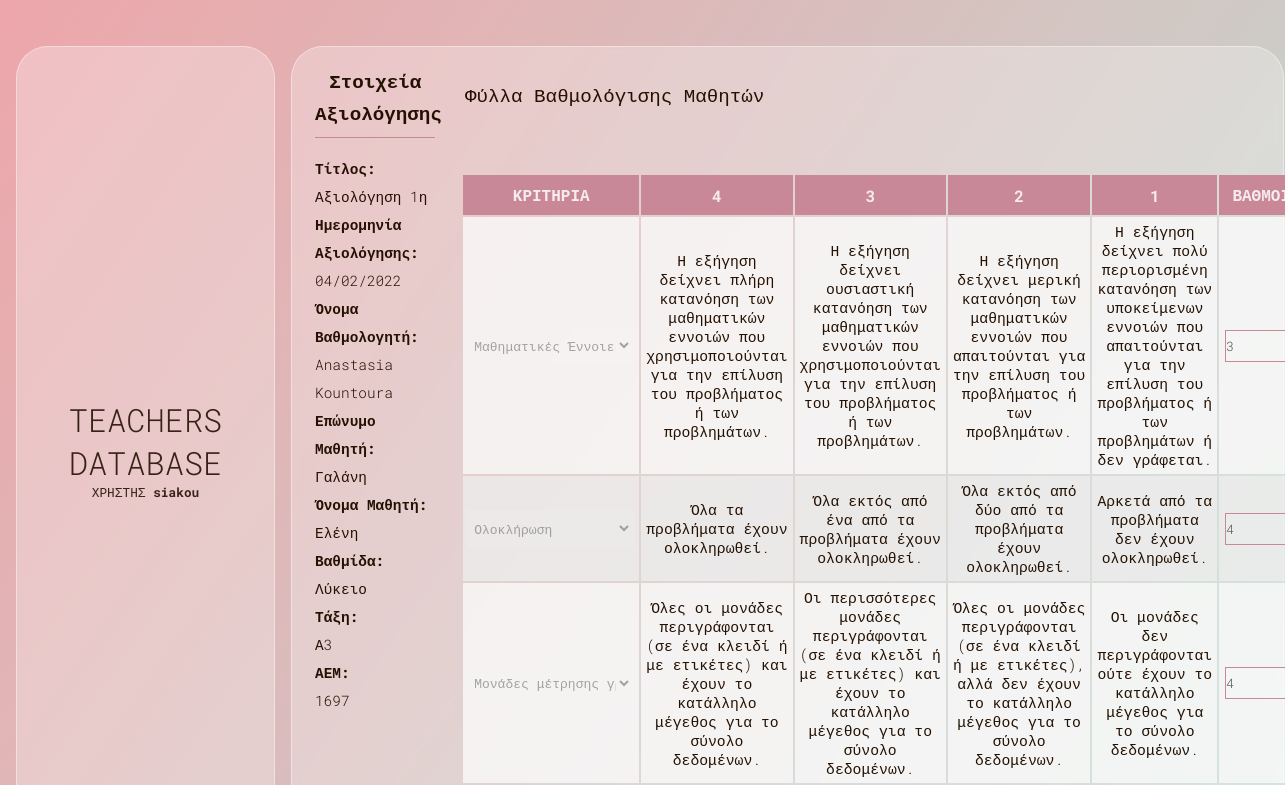
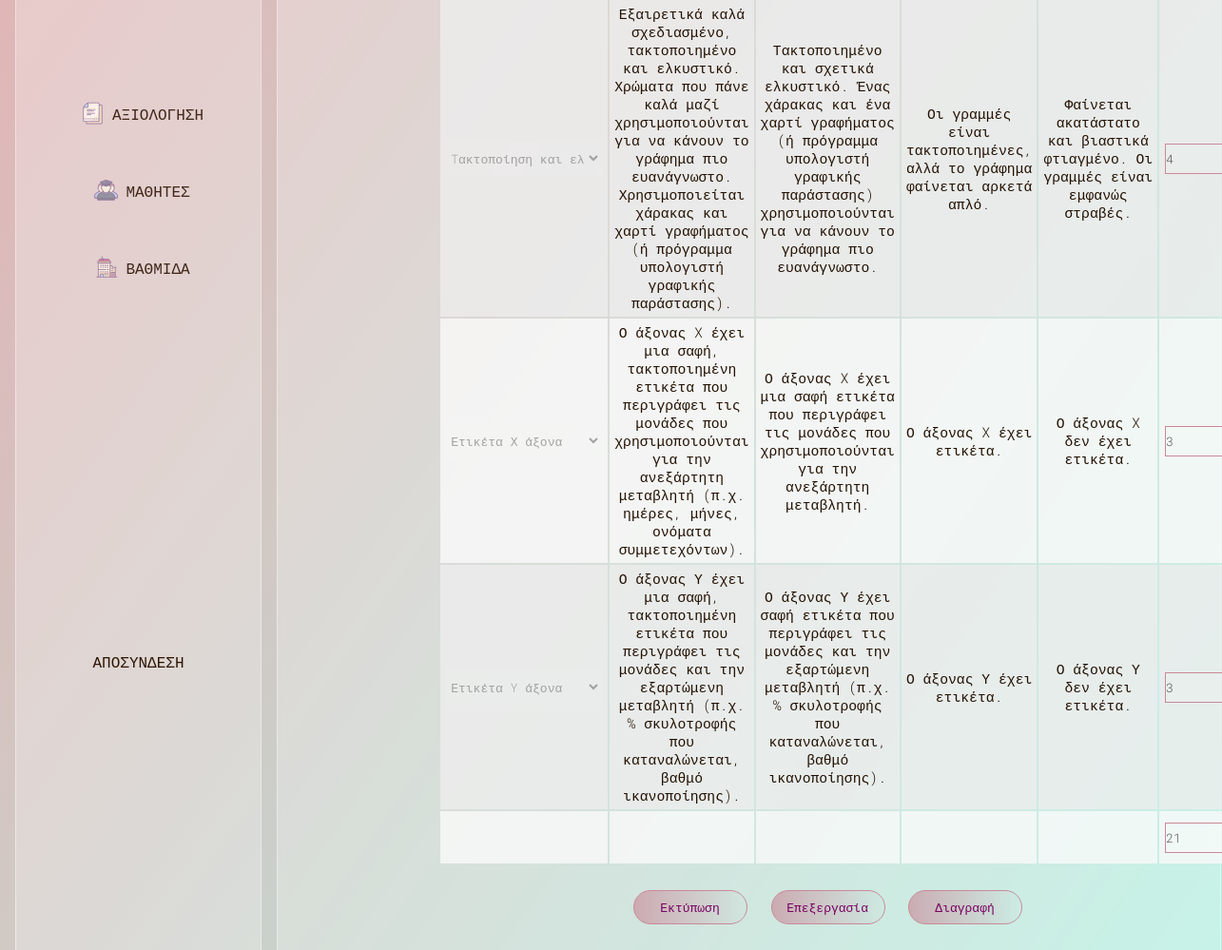
The page /gradedpaper.php?gradingId=32 (signed in) on the database its author committed (2 pictures, top to bottom).
### tables this page shows
CREATE TABLE `grading` (
  `id` int(11) NOT NULL,
  `titlos` varchar(255) NOT NULL,
  `student_id` int(11) NOT NULL,
  `teacher_id` int(11) NOT NULL,
  `teliki_vathmologia` int(11) NOT NULL,
  `creation_date` date NOT NULL,
  `modification_date` date NOT NULL
);

CREATE TABLE `users` (
  `usersId` int(11) NOT NULL,
  `usersName` varchar(128) NOT NULL,
  `usersEmail` varchar(128) NOT NULL,
  `usersUid` varchar(128) NOT NULL,
  `usersPwd` varchar(128) NOT NULL
);

CREATE TABLE `students` (
  `id` int(11) NOT NULL,
  `name` varchar(250) NOT NULL,
  `last_name` varchar(250) NOT NULL,
  `am` varchar(45) NOT NULL,
  `vathmida` varchar(45) NOT NULL,
  `taksi` varchar(45) NOT NULL
);

CREATE TABLE `criteria` (
  `id` int(11) NOT NULL,
  `grading_id` int(11) NOT NULL,
  `criteria_title` varchar(250) NOT NULL,
  `criteria1` varchar(250) NOT NULL,
  `criteria2` varchar(250) NOT NULL,
  `criteria3` varchar(250) NOT NULL,
  `criteria4` varchar(250) NOT NULL,
  `vathmos` varchar(250) NOT NULL
);

### gradedpaper.php (the view, shortened to what this page needs)
<?php
include_once 'includes/dbh.inc.php';
?>
<!DOCTYPE html>
<html lang="en">
<head>
    <link rel="stylesheet" href="css/landingpage.css" />
    <link rel="stylesheet" href="css/grading.css" />
    <link rel="stylesheet" href="css/studentinfo.css" />
    <link href="https://cdnjs.cloudflare.com/ajax/libs/select2/4.0.3/css/select2.min.css" rel="stylesheet" />
</head>
<body>
    <main>
        <div class="dashboard">
            <div class="header">
                <h4>TEACHERS DATABASE</h4>
                <p>ΧΡΗΣΤΗΣ <strong>
                        <?php
            if (isset($_SESSION["useruid"])) {
                echo $_SESSION['useruid'];
            }
            ?>
                    </strong></p>
            </div>
            <div class="nav">
                <div class="links">
                    <img src="icons/icons8-documents-25.png" />
                    <a href="grading.php">ΑΞΙΟΛΟΓΗΣΗ</a>
                </div>
                <div class="links">
                    <img src="icons/icons8-students-25.png" />
                    <a href="studentinfo.php">ΜΑΘΗΤΕΣ</a>
                </div>
                <div class="links">
                    <img src="icons/icons8-building-25 (1).png" />
                    <a href="vathmides.php">ΒΑΘΜΙΔΑ</a>
                </div>
            </div>
            <div class="footer">
                <?php
                    if (isset($_SESSION["useruid"])) {
                        echo "<a href='includes/logout.inc.php'>ΑΠΟΣΥΝΔΕΣΗ</a>";
                }
                ?>
            </div>
        </div>
        <section class="glass">
            <div class="content" id="content">
                <div class="col1">
                    <div class="headercol1">
                        <h3> Στοιχεία Αξιολόγησης </h3>
                    </div>
                    <div class="contentcol2">
                        <p>
                        <ul class="paper-info">
                            <?php
                                    $id = isset($_GET['gradingId']) ? (int) $_GET['gradingId'] : null;
                                    $sql ="select u.usersName, g.titlos, g.creation_date, s.name, s.last_name, s.vathmida, s.taksi, s.am from grading g join students s on g.student_id = s.id join users u on u.usersId = g.teacher_id where g.id=?";
                                    if($stmt=$conn->prepare($sql)){
                                        $stmt->bind_param("i" , $id);
                                        $stmt->execute();
                                        $result = $stmt->get_result();
                                        while($gradingDetails = mysqli_fetch_assoc($result)){
                                            $creationDate=date_create($gradingDetails['creation_date']);
                                            echo "<li><b>Τίτλος: </b><br>".$gradingDetails['titlos']."</li>";
                                            echo "<li><b>Ημερομηνία Αξιολόγησης: </b><br>".date_format($creationDate,"d/m/Y")."</li>";
                                            echo "<li><b>Όνομα Βαθμολογητή: </b><br>".$gradingDetails['usersName']."</li>";
                                            echo "<li><b>Επώνυμο Μαθητή: </b><br>".$gradingDetails['last_name']."</li>";
                                            echo "<li><b>Όνομα Μαθητή: </b><br>".$gradingDetails['name']."</li>";
                                            echo "<li><b>Βαθμίδα: </b><br>".$gradingDetails['vathmida']."</li>";
                                            echo "<li><b>Τάξη: </b><br>".$gradingDetails['taksi']."</li>";
                                            echo "<li><b>ΑΕΜ: </b><br>".$gradingDetails['am']."</li>";
                                        }
                                    }
                                 ?>
                        </ul>
                        </p>
                    </div>
                </div>
                <span class="col2">
                    <div class="table-info2">
                        <div class="tableinfoheader">
                            <h3>Φύλλα Βαθμολόγισης Μαθητών</h3>
                        </div>
                    </div>
                    <div class="table" id="table">
                        <?php
                            $id = isset($_GET['gradingId']) ? (int) $_GET['gradingId'] : null;
                            $sql ="select * from criteria cr join grading gr on cr.grading_id = gr.id where gr.id =?";
                            if($stmt=$conn->prepare($sql)){
                                $stmt->bind_param("i" , $id);
                                $stmt->execute();
                                $result = $stmt->get_result();
                            }
                            ?>
                        <table class="gradeinfotable">
                            <thead>
                                <tr class="theader">
                                    <th>ΚΡΙΤΗΡΙΑ</th>
                                    <th>4</th>
                                    <th>3</th>
                                    <th>2</th>
                                    <th>1</th>
                                    <th>ΒΑΘΜΟΙ</th>
                                </tr>
                            </thead>
                            <tbody id="ans" class="tbody">
                                <?php
                                    $category = "SELECT id,category FROM selections;";
                                $telikosVathmos = 0;
                                while($criteriaRows = mysqli_fetch_assoc($result)){
                                    $telikosVathmos+=(int)$criteriaRows['vathmos'];
                                    $res1 = mysqli_query($conn, $category);
                                    echo "<tr>";
                                    echo "<td>";
                                    echo "<select name='select_catg' id='select_catg' class='select_catg' disabled>";
                                    while ($rows = mysqli_fetch_array($res1)) {
                                        if($criteriaRows['criteria_title'] == $rows['category']){
                                            echo "<option selected value=\"".$rows['id']."\">";
                                            echo $rows['category']."</option>";
                                            }
                                            else{
                                             echo "<option value=\"".$rows['id']."\">";
                                             echo $rows['category']."</option>";
                                        }
                                    }
                                    echo "</select>";
                                    echo "</td>";
                                    echo "<td  class='grade-4'>";
                                    echo $criteriaRows['criteria4'];
                                    echo "</td>";
                                    echo "<td  class='grade-3'>";
                                    echo $criteriaRows['criteria3'];
                                    echo "</td>";
                                    echo "<td  class='grade-2'>";
                                    echo $criteriaRows['criteria2'];
                                    echo "</td>";
                                    echo "<td  class='grade-1'>";
                                    echo $criteriaRows['criteria1'];
                                    echo "</td>";
                                    echo "<td>";
                                    echo "<input type='number' value='".$criteriaRows['vathmos']."' min='1' max='4' class='gradeinp1' disabled>";
                                    echo "</td>";
                                    echo "</tr>";
                                }
                                    echo "<tr>";
                                    echo "<td class='hide'>";
                                    echo "</td>";
                                    echo "<td class='hide'>";
                                    echo "</td>";
                                    echo "<td class='hide'>";
                                    echo "</td>";
                                    echo "<td class='hide'>";
                                    echo "</td>";
                                    echo "<td class='finalgrade'>";
                                    echo "</td>";
                                    echo "<td>";
                                    echo "<input id='telikiVathmologia' type='number' value='".$telikosVathmos."' min='1' max='4' class='gradeinp11' disabled>";
                                    echo "</td>";
                                    echo "</tr>";
                                ?>
                            </tbody>
                        </table>
                        <div class="buttons">
                            <br /><br />
                            <br /><br />
                            <ul class="btn-list">
                                <li>
                                    <button class="deletebtn" type="button" onclick="printDiv()">
                                        Εκτύπωση
                                    </button>
                                </li>
                                <li>
                                    <button class="editbtn" id="editbtn" type="submit">
                                        Επεξεργασία
                                    </button>
                                </li>
                                <li>
                                    <button class="deletebtn" type="submit">
                                        Διαγραφή
                                    </button>
                                </li>
                            </ul>
                        </div>
                    </div>
                </span>
            </div>
        </section>
    </main>
</body>
</html>

### css/landingpage.css (style rules this page uses)
* { margin: 0; padding: 0; font-family: "Roboto Mono", monospace; }
body { overflow: hidden; background: linear-gradient(to bottom right, #efa2b4, #aef1ee); color: #241102; }
body::before { content: ""; position: fixed; left: 0; top: 0; height: 100%; width: 100%; background-color: #cddc39; z-index: -1; opacity: 0.07; }
a { color: #2e1503; text-decoration: none; }
main { height: 100vh; display: flex; flex-direction: row; align-items: center; }
.glass { background: rgba(255, 255, 255, 0.28); height: 95vh; width: 80%; border-radius: 2rem; border: rgba(255, 255, 255, 0.4) 1px solid; backdrop-filter: blur(5px); display: flex; margin: 1rem; }
.dashboard, .content { display: flex; flex-direction: column; align-items: center; text-align: center; }
.dashboard { flex: 17%; height: 95vh; justify-content: space-evenly; width: 20%; border: rgba(255, 255, 255, 0.4) 1px solid; background: rgba(255, 255, 255, 0.28); border-radius: 2rem; margin: 1rem; margin-right: 0; }
.content { width: 100%; }
.links { display: flex; align-items: center; justify-content: center; font-weight: 400; font-size: 1rem; margin: 1.5rem 0rem; padding: 1rem 5rem; align-items: center; opacity: 0.9; }
.links img { padding: 0rem 0.5rem; }
.header h4 { font-weight: 300; font-size: 2rem; opacity: 0.9; }
.header p { font-weight: 400; font-size: 0.8rem; opacity: 0.9; }

### css/grading.css (style rules this page uses)
.content { display: flex; flex-direction: row; padding: 1%; width: 100%; }
.col1 { display: flex; flex-direction: column; justify-content: flex-start; width: 18%; height: 100%; padding: 10px; }
.col1 > div { margin: 2.52%; }
.col1 h3 { font-weight: bold; font-size: 1.2rem; line-height: 32px; padding-bottom: 8px; border-bottom: 1.5px solid #c98897; margin-bottom: 5px; margin-top: 5px; }
.col1 p { margin-top: 5px; overflow-wrap: break-word; line-height: 25px; font-weight: 300; font-size: 0.9rem; }
.col2 { width: 95%; height: 100%; display: flex; flex-direction: column; align-items: center; text-align: center; }
.col2 > div { margin-top: 0.4% !important; margin-bottom: 0.4% !important; }
.table { height: 90%; width: 97%; display: flex; flex-direction: column; overflow-y: scroll; padding: 0.7%; }
td { padding: 5px; }
.tbody { font-size: 0.9rem; font-weight: 300; }
.theader { font-weight: 200; font-size: 1rem; color: #ffffffd5; height: 40px; background-color: #c98897 !important; }
select { width: 166px; height: 37px; font-weight: 300; font-size: 13px; background-color: rgba(255, 255, 255, 0.089); border: 2px solid #eeeeee00; }
.table input { margin: 1px; width: 70px; height: 30px; font-weight: 300; font-size: 13px; background-color: rgba(255, 255, 255, 0.062); border: 1.5px solid #c98897; }
tbody tr:nth-child(odd) { font-weight: 300; font-size: 0.92rem; background-color: #fafafac9; margin: 1px; }
tbody tr:nth-child(even) { font-weight: 300; font-size: 0.92rem; margin: 1px; background-color: #eeeeeec9; }
tr td:nth-child(1) { width: 30px; }
.finalgrade { font-weight: 400; color: #241102; }
.hide { background-color: rgba(255, 255, 255, 0); }

### css/studentinfo.css (style rules this page uses)
.student-info, .paper-info, .btn-list { list-style: none; overflow-wrap: break-word; line-height: 28px; font-weight: 300; font-size: 0.9rem; }
.paper-info { text-align: left; }
.vathmidessubmitbtn, .printtbtn, .deletebtn, .editbtn { font-weight: 400; color: #780061; font-size: 13px; text-align: left; width: 120px; margin-top: 3px; height: 36px; background: #ffffff; padding: 8px 10px 8px 9px; border: solid #c98897 1px; border-radius: 2rem; text-decoration: none; text-transform: capitalize; transition-duration: 0.33s; text-align: center; cursor: pointer; background: linear-gradient(to left, transparent, #c98897a2 50%) right; background-size: 200%; transition: 0.3s ease-out; line-height: 1.5; overflow: hidden; }
.buttons { display: flex; width: 100%; justify-content: center; }
.btn-list { display: flex; flex-direction: row; width: 100%; align-items: center; justify-content: center; }
.btn-list > li { margin-left: 1.5%; margin-right: 1.5%; }
.table-info2 { display: flex; flex-direction: column; width: 97%; height: 4%; padding-top: 2%; align-items: flex-start; padding-left: 0.9%; justify-content: space-between; line-height: 35px; }
.table-info2 h3 { font-weight: 400; font-size: 1.2rem; }
.gradeinfotable { height: 20%; width: 100%; padding-top: 12px; }
.gradeinfotable td { height: 45px; }

### rows shown on the page
grading: titlos "Αξιολόγηση 1η", creation_date "04/02/2022", teacher.usersName "Anastasia Kountoura", student.last_name "Γαλάνη", student.name "Ελένη", student.vathmida "Λύκειο", student.taksi "Α3", student.am "1697"
criteria: criteria4 "Η εξήγηση δείχνει πλήρη κατανόηση των μαθηματικών εννοιών που χρησιμοποιούνται για την επίλυση του προβλήματος ή των προβλημάτων.", criteria3 "Η εξήγηση δείχνει ουσιαστική κατανόηση των μαθηματικών εννοιών που χρησιμοποιούνται για την επίλυση του προβλήματος ή των προβλημάτων.", criteria2 "Η εξήγηση δείχνει μερική κατανόηση των μαθηματικών εννοιών που απαιτούνται για την επίλυση του προβλήματος ή των προβλημάτων.", criteria1 "Η εξήγηση δείχνει πολύ περιορισμένη κατανόηση των υποκείμενων εννοιών που απαιτούνται για την επίλυση του προβλήματος ή των προβλημάτων ή δεν γράφεται.", vathmos "3"
criteria: criteria4 "Όλα τα προβλήματα έχουν ολοκληρωθεί.", criteria3 "Όλα εκτός από ένα από τα προβλήματα έχουν ολοκληρωθεί.", criteria2 "Όλα εκτός από δύο από τα προβλήματα έχουν ολοκληρωθεί.", criteria1 "Αρκετά από τα προβλήματα δεν έχουν ολοκληρωθεί.", vathmos "4"
criteria: criteria4 "Όλες οι μονάδες περιγράφονται (σε ένα κλειδί ή με ετικέτες) και έχουν το κατάλληλο μέγεθος για το σύνολο δεδομένων.", criteria3 "Οι περισσότερες μονάδες περιγράφονται (σε ένα κλειδί ή με ετικέτες) και έχουν το κατάλληλο μέγεθος για το σύνολο δεδομένων.", criteria2 "Όλες οι μονάδες περιγράφονται (σε ένα κλειδί ή με ετικέτες), αλλά δεν έχουν το κατάλληλο μέγεθος για το σύνολο δεδομένων.", criteria1 "Οι μονάδες δεν περιγράφονται ούτε έχουν το κατάλληλο μέγεθος για το σύνολο δεδομένων.", vathmos "4"
criteria: criteria4 "Εξαιρετικά καλά σχεδιασμένο, τακτοποιημένο και ελκυστικό. Χρώματα που πάνε καλά μαζί χρησιμοποιούνται για να κάνουν το γράφημα πιο ευανάγνωστο. Χρησιμοποιείται χάρακας και χαρτί γραφήματος (ή πρόγραμμα υπολογιστή γραφικής παράστασης).", criteria3 "Τακτοποιημένο και σχετικά ελκυστικό. Ένας χάρακας και ένα χαρτί γραφήματος (ή πρόγραμμα υπολογιστή γραφικής παράστασης) χρησιμοποιούνται για να κάνουν το γράφημα πιο ευανάγνωστο.", criteria2 "Οι γραμμές είναι τακτοποιημένες, αλλά το γράφημα φαίνεται αρκετά απλό.", criteria1 "Φαίνεται ακατάστατο και βιαστικά φτιαγμένο. Οι γραμμές είναι εμφανώς στραβές.", vathmos "4"
criteria: criteria4 "Ο άξονας X έχει μια σαφή, τακτοποιημένη ετικέτα που περιγράφει τις μονάδες που χρησιμοποιούνται για την ανεξάρτητη μεταβλητή (π.χ. ημέρες, μήνες, ονόματα συμμετεχόντων).", criteria3 "Ο άξονας X έχει μια σαφή ετικέτα που περιγράφει τις μονάδες που χρησιμοποιούνται για την ανεξάρτητη μεταβλητή.", criteria2 "Ο άξονας X έχει ετικέτα.", criteria1 "Ο άξονας X δεν έχει ετικέτα.", vathmos "3"
criteria: criteria4 "Ο άξονας Υ έχει μια σαφή, τακτοποιημένη ετικέτα που περιγράφει τις μονάδες και την εξαρτώμενη μεταβλητή (π.χ. % σκυλοτροφής που καταναλώνεται, βαθμό ικανοποίησης).", criteria3 "Ο άξονας Υ έχει σαφή ετικέτα που περιγράφει τις μονάδες και την εξαρτώμενη μεταβλητή (π.χ. % σκυλοτροφής που καταναλώνεται, βαθμό ικανοποίησης).", criteria2 "Ο άξονας Υ έχει ετικέτα.", criteria1 "Ο άξονας Υ δεν έχει ετικέτα.", vathmos "3"

### other values the page prints
$_SESSION['useruid'] "siakou"
form field select_catg "Μαθηματικές Έννοιες"
form field select_catg "Ολοκλήρωση"
form field select_catg "Μονάδες μέτρησης γραφήματος"
form field select_catg "Tακτοποίηση και ελκυστικότητα γραφήματος"
form field select_catg "Ετικέτα Χ άξονα"
form field select_catg "Ετικέτα Y άξονα"
